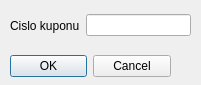
<?xml version="1.0" encoding="UTF-8"?>
<ui version="4.0">
 <class>KuponDialog</class>
 <widget class="QDialog" name="KuponDialog">
  <property name="windowModality">
   <enum>Qt::ApplicationModal</enum>
  </property>
  <property name="geometry">
   <rect>
    <x>0</x>
    <y>0</y>
    <width>201</width>
    <height>85</height>
   </rect>
  </property>
  <property name="windowTitle">
   <string>Kupon dialog</string>
  </property>
  <widget class="QDialogButtonBox" name="buttonBox">
   <property name="geometry">
    <rect>
     <x>10</x>
     <y>50</y>
     <width>161</width>
     <height>32</height>
    </rect>
   </property>
   <property name="orientation">
    <enum>Qt::Horizontal</enum>
   </property>
   <property name="standardButtons">
    <set>QDialogButtonBox::Cancel|QDialogButtonBox::Ok</set>
   </property>
  </widget>
  <widget class="QWidget" name="horizontalLayoutWidget">
   <property name="geometry">
    <rect>
     <x>10</x>
     <y>10</y>
     <width>181</width>
     <height>31</height>
    </rect>
   </property>
   <layout class="QHBoxLayout" name="horizontalLayout">
    <item>
     <widget class="QLabel" name="label">
      <property name="text">
       <string>Cislo kuponu</string>
      </property>
     </widget>
    </item>
    <item>
     <widget class="QLineEdit" name="lineEdit"/>
    </item>
   </layout>
  </widget>
 </widget>
 <resources/>
 <connections>
  <connection>
   <sender>buttonBox</sender>
   <signal>accepted()</signal>
   <receiver>KuponDialog</receiver>
   <slot>accept()</slot>
   <hints>
    <hint type="sourcelabel">
     <x>248</x>
     <y>254</y>
    </hint>
    <hint type="destinationlabel">
     <x>157</x>
     <y>274</y>
    </hint>
   </hints>
  </connection>
  <connection>
   <sender>buttonBox</sender>
   <signal>rejected()</signal>
   <receiver>KuponDialog</receiver>
   <slot>reject()</slot>
   <hints>
    <hint type="sourcelabel">
     <x>316</x>
     <y>260</y>
    </hint>
    <hint type="destinationlabel">
     <x>286</x>
     <y>274</y>
    </hint>
   </hints>
  </connection>
 </connections>
</ui>
